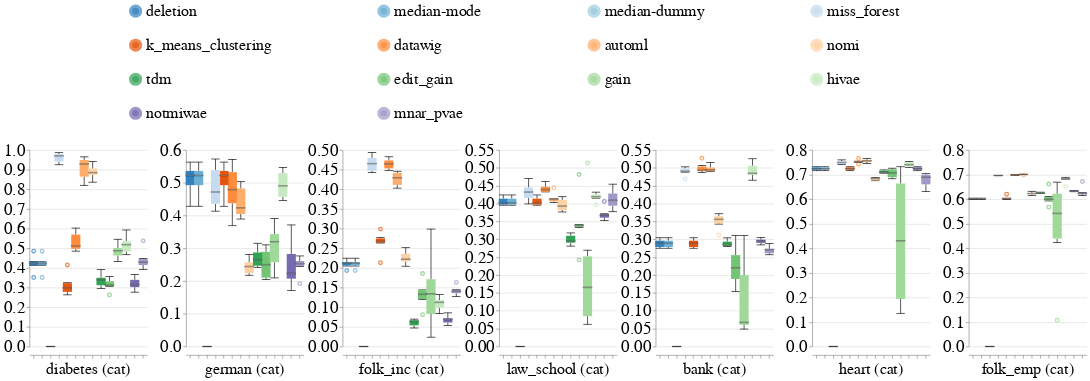

Here is the notebook cell this chart was saved with:
### Markdown cell above
### Overall Metrics

### Code cell
create_box_plots_for_diff_imputers_and_datasets_for_mixed_exp(train_injection_scenario='mixed_exp',
                                                              test_injection_scenario='MCAR1 & MAR1 & MNAR1',
                                                              metric_name='f1_score',
                                                              dataset_to_column_name=DATASET_TO_COLUMN_NAME,
                                                              db_client=db_client,
                                                              without_dummy=False)

### Figure 1 — Vega-Lite specification as saved in the notebook (floating-point values rounded to 4 significant figures; data arrays with more than 128 entries replaced by an {"elided": "..."} marker saying what was removed)
{"config": {"view": {"continuousWidth": 400, "continuousHeight": 300, "stroke": null}, "axis": {"labelFontSize": 26, "labelFontWeight": "normal", "titleFontSize": 28, "titleFontWeight": "normal"}, "facet": {"spacing": 5}, "header": {"labelFontSize": 24, "labelOrient": "bottom", "labelPadding": 5, "titleFontSize": 28}, "legend": {"columns": 4, "direction": "horizontal", "labelFontSize": 24, "labelLimit": 400, "orient": "top", "symbolOffset": 150, "symbolStrokeWidth": 10, "titleAnchor": "middle", "titleFontSize": 26, "titleLimit": 300}, "title": {"fontSize": 28}}, "data": {"name": "data-5bb8523e494ff18d9ce7370f825514d7"}, "mark": {"type": "boxplot", "median": {"stroke": "black", "strokeWidth": 0.7}, "ticks": true}, "encoding": {"color": {"field": "Null_Imputer_Name", "scale": {"scheme": "category20c"}, "sort": ["deletion", "median-mode", "median-dummy", "miss_forest", "k_means_clustering", "datawig", "automl", "nomi", "tdm", "edit_gain", "gain", "hivae", "notmiwae", "mnar_pvae"], "title": null, "type": "nominal"}, "column": {"field": "Extended_Dataset_Name", "sort": {"field": "Dataset_Sequence_Number", "order": "ascending"}, "title": null, "type": "nominal"}, "x": {"axis": {"labels": false}, "field": "Null_Imputer_Name", "sort": ["deletion", "median-mode", "median-dummy", "miss_forest", "k_means_clustering", "datawig", "automl", "nomi", "tdm", "edit_gain", "gain", "hivae", "notmiwae", "mnar_pvae"], "title": null, "type": "nominal"}, "y": {"field": "F1_Score", "scale": {"zero": false}, "title": null, "type": "quantitative"}}, "resolve": {"scale": {"y": "independent"}}, "width": 180, "$schema": "https://vega.github.io/schema/vega-lite/v4.17.0.json", "datasets": {"data-5bb8523e494ff18d9ce7370f825514d7": {"elided": "587 records"}}}
